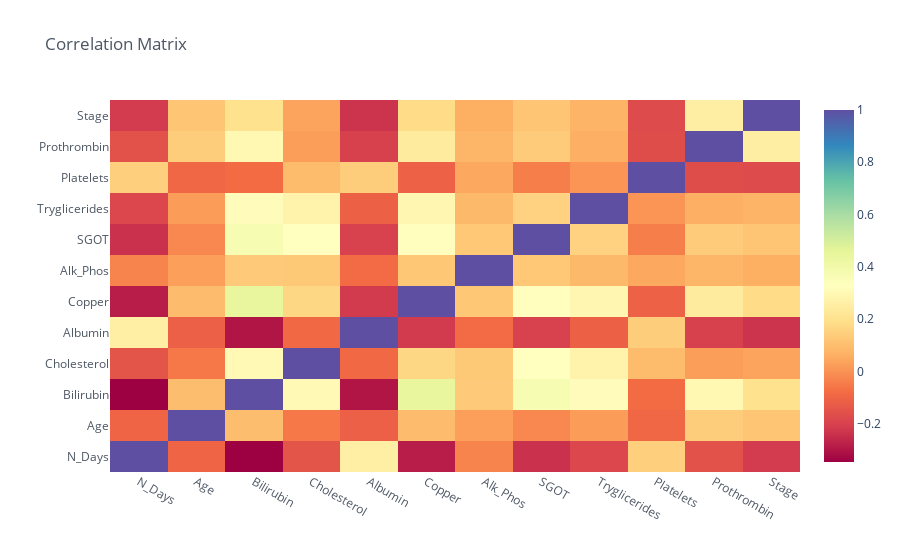

Here is the notebook cell this chart was saved with:
### Code cell
numeric_columns = df_train[numeric_features]

correlation_matrix = numeric_columns.corr()

correlation_matrix.iplot(kind='heatmap'
                         , colorscale='spectral'
                         , text=True
                         , title='Correlation Matrix')  # type: ignore

### Figure 1 — Plotly figure (JSON) as saved in the notebook; plotly's stock layout.template omitted (floating-point values rounded to 4 significant figures; data arrays with more than 128 entries replaced by an {"elided": "..."} marker saying what was removed)
{"data": [{"colorscale": [[0, "rgb(158,1,66)"], [0.1, "rgb(213,62,79)"], [0.2, "rgb(244,109,67)"], [0.3, "rgb(253,174,97)"], [0.4, "rgb(254,224,139)"], [0.5, "rgb(255,255,191)"], [0.6, "rgb(230,245,152)"], [0.7, "rgb(171,221,164)"], [0.8, "rgb(102,194,165)"], [0.9, "rgb(50,136,189)"], [1, "rgb(94,79,162)"]], "type": "heatmap", "x": ["N_Days", "Age", "Bilirubin", "Cholesterol", "Albumin", "Copper", "Alk_Phos", "SGOT", "Tryglicerides", "Platelets", "Prothrombin", "Stage"], "y": ["N_Days", "Age", "Bilirubin", "Cholesterol", "Albumin", "Copper", "Alk_Phos", "SGOT", "Tryglicerides", "Platelets", "Prothrombin", "Stage"], "z": {"elided": "12x12 float values"}, "zmax": 1, "zmin": -0.3464}], "layout": {"legend": {"bgcolor": "#FFFFFF", "font": {"color": "#4D5663"}}, "paper_bgcolor": "#FFFFFF", "plot_bgcolor": "#FFFFFF", "title": {"font": {"color": "#4D5663"}, "text": "Correlation Matrix"}, "xaxis": {"gridcolor": "#E1E5ED", "showgrid": true, "tickfont": {"color": "#4D5663"}, "title": {"font": {"color": "#4D5663"}, "text": ""}, "zerolinecolor": "#E1E5ED"}, "yaxis": {"gridcolor": "#E1E5ED", "showgrid": true, "tickfont": {"color": "#4D5663"}, "title": {"font": {"color": "#4D5663"}, "text": ""}, "zerolinecolor": "#E1E5ED"}}}
